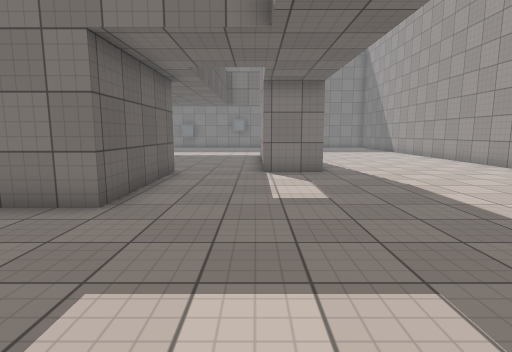
view 1 (above)

18 first-person views from a walk through a Unity game level. The camera is 1.3 m above the floor, tilts 8° down and sees 80° across. The floor is counted in squares, 1 m on a side. Each view is taken from the middle of a square. On the plan, view 1 faces up. The plan holds only what a view shows up to about 14 squares ahead; the rest is blank. The player is left out. Surface patterns are stand-ins for the level's own textures.

view 2
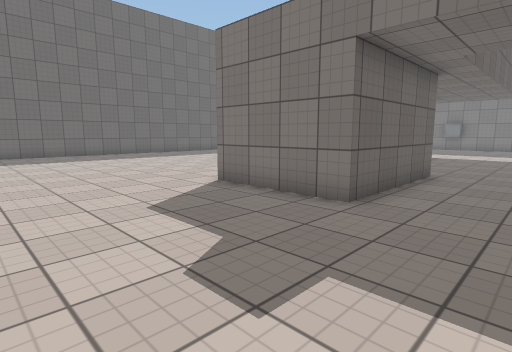

view 3
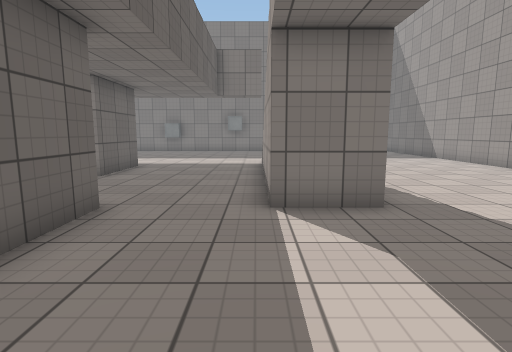

view 4
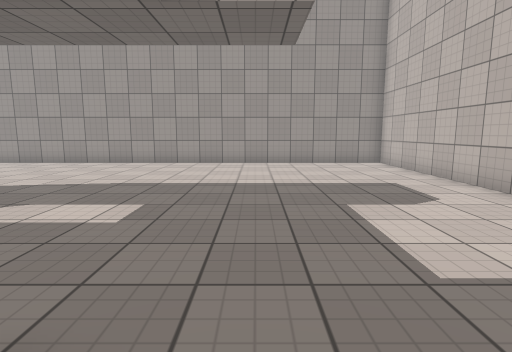

view 5
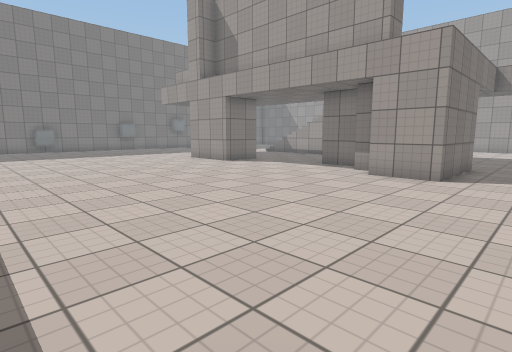

view 6
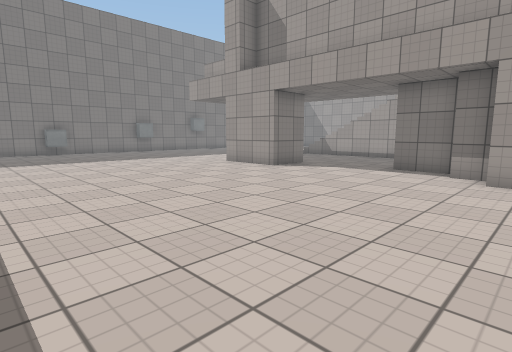

view 7
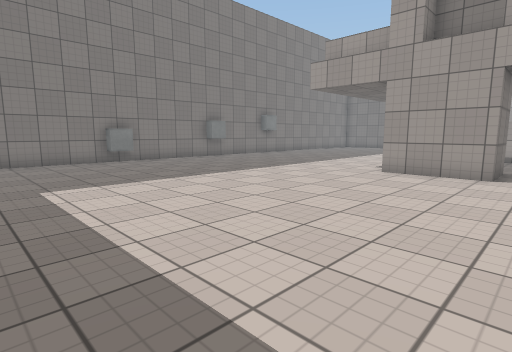

view 8
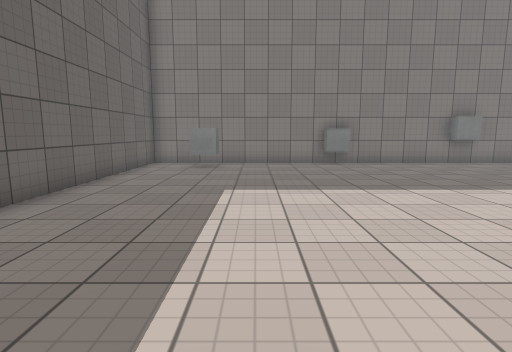

view 9
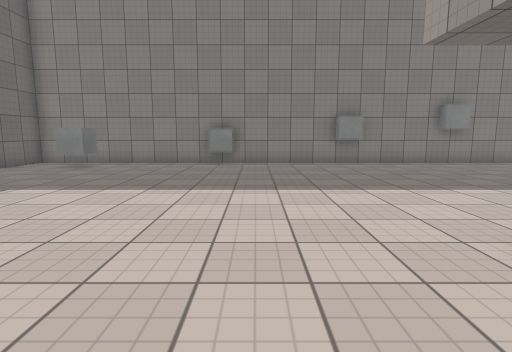

view 10
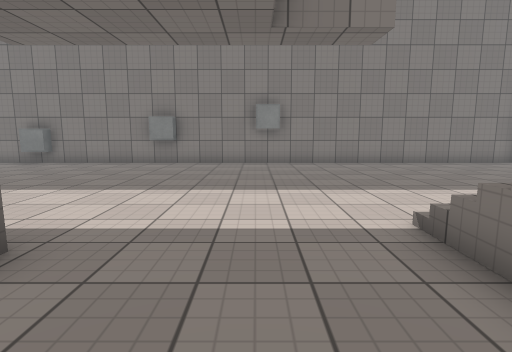

view 11
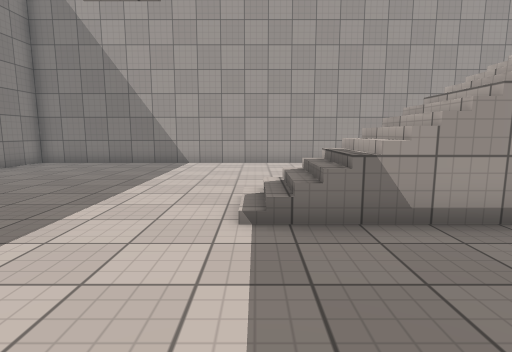

view 12
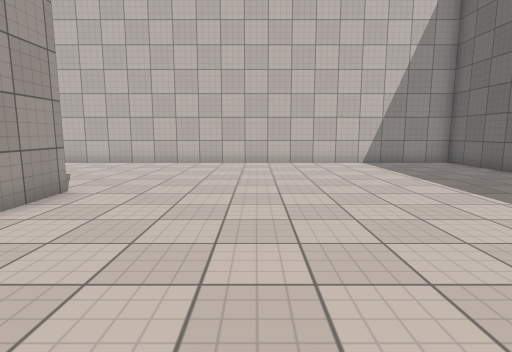

view 13
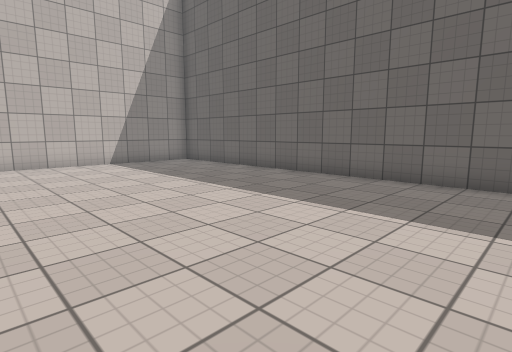

view 14
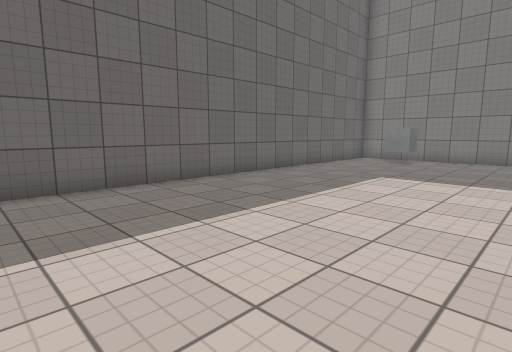

view 15
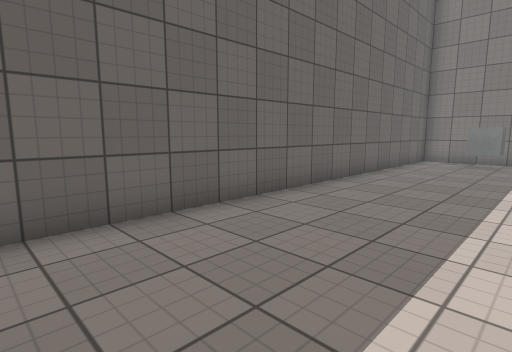

view 16
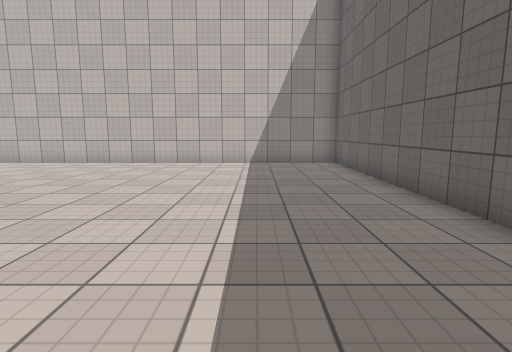

view 17
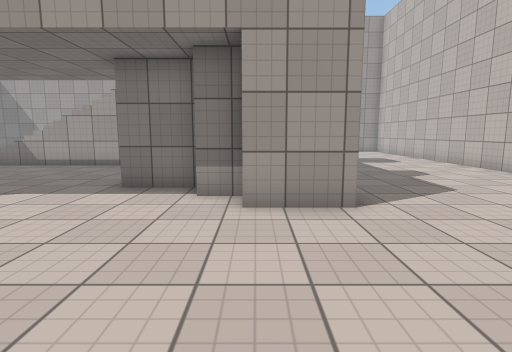

view 18
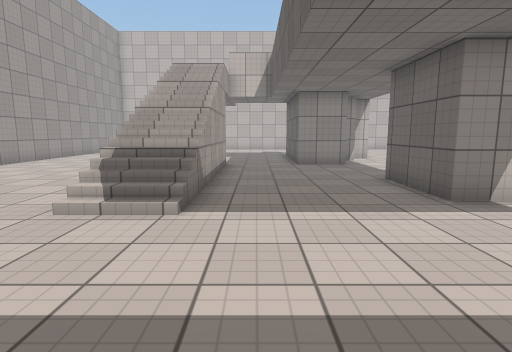

### Floor plan
Points are (right, up) in squares from view 1. A wall is a line through its corners. A room is listed if a view was taken in it or the views show most of it. See-through windows are left out.
Room 1 (views 1, 2, 3, 4, 5, 6, 7, 8, 9, 10, 11, 12, 13, 14, 15, 16, 17, 18)
walls: (-6, 17.2) (-4.8, 17.2) (-4.8, 14.2) (-6.7, 14.2) (-6.7, 17.2); (-4.7, 8.4) (-4.7, 10.2) (-2.7, 10.2) (-2.7, 5.2) (-6.7, 5.2) (-6.7, 7.2); (-5.7, 7.3) (-5.7, 8.3); (-19.5, -1.5) (9.5, -1.5) (9.5, 27.5) (-19.5, 27.5) (-19.5, -1.5)
objects: cube (-17, 26); cube (-12, 27) to (-11, 27); cube (-6, 27); cube (-2, 27) to (-1, 27)

Positions as (right, up) in squares from view 1, and headings:
1: (0, 0), facing up
2: (0, 0), facing up-left
3: (0, 5), facing up
4: (-4, 4), facing right
5: (-16, 3), facing up-right
6: (-16, 6), facing up-right
7: (-17, 13), facing up-right
8: (-15, 14), facing up
9: (-10, 14), facing up
10: (-2, 14), facing up
11: (-4, 18), facing right
12: (-11, 12), facing down
13: (-11, 12), facing down-left
14: (-12, 12), facing up-left
15: (-15, 12), facing up-left
16: (-16, 12), facing down
17: (-12, 7), facing right
18: (-1, 23), facing down
